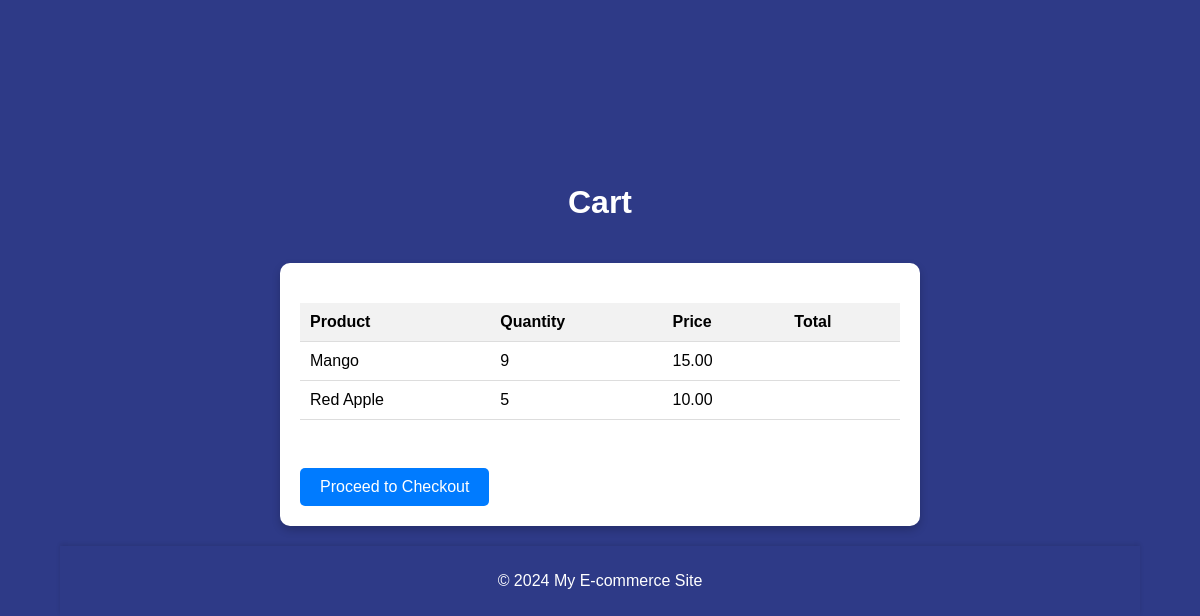
Page /Myecommerce/cart/ (signed in) on the committed database.
### Myecommerce/models.py (models this page shows, shortened)
class Cart(models.Model):
    user = models.ForeignKey(User, on_delete=models.CASCADE)
    product = models.ForeignKey(Product, on_delete=models.CASCADE)
    quantity = models.PositiveIntegerField(default=1)

class Product(models.Model):
    name = models.CharField(max_length=255)
    description = models.TextField()
    price = models.DecimalField(max_digits=10, decimal_places=2)
    category = models.ForeignKey('Category', on_delete=models.CASCADE)
    stock = models.PositiveIntegerField(default=0)
    image = models.ImageField(upload_to='products/', blank=True, null=True)

### Myecommerce/views.py (the view)
# urls.py: path('cart/', views.cart, name='cart'),
@login_required
def cart(request):
    cart_items = Cart.objects.filter(user=request.user)
    total = sum(item.product.price * item.quantity for item in cart_items)
    return render(request, 'Myecommerce/cart.html', {'cart_items': cart_items, 'total': total})

### Myecommerce/templates/myecommerce/cart.html (shortened to what this page needs)
<!DOCTYPE html>
<html lang="en">
<head>
    {% load static %}
    <link rel="stylesheet" type="text/css" href="{% static 'myecommerce/styles.css' %}">
</head>
<body>
    <header>
        <h1>Cart</h1>
    </header>
    <main class="cart">
        <table>
            <thead>
                <tr>
                    <th>Product</th>
                    <th>Quantity</th>
                    <th>Price</th>
                    <th>Total</th>
                </tr>
            </thead>
            <tbody>
                {% for item in cart_items %}
                    <tr>
                        <td>{{ item.product.name }}</td>
                        <td>{{ item.quantity }}</td>
                        <td>{{ item.product.price }}</td>
                        <td>{{ item.total_price }}</td>
                    </tr>
                {% endfor %}
            </tbody>
        </table>
        <h2>Total: {{ total }}</h2>
        <a href="{% url 'checkout' %}" class="btn">Proceed to Checkout</a>
    </main>
    <footer class="footer">
        <p>&copy; 2024 My E-commerce Site</p>
    </footer>
</body>
</html>

### Myecommerce/static/myecommerce/styles.css (style rules this page uses)
body { font-family: 'Arial', sans-serif; background-color: #2e3a87; margin: 0; padding: 0; color: white; display: flex; justify-content: center; align-items: center; flex-direction: column; min-height: 100vh; height: 100vh; }
h1, h2, h3, h4, h5, h6 { color: #fff; margin-top: 0; }
a { color: #007bff; text-decoration: none; font-weight: 500; transition: color 0.3s, text-decoration 0.3s; }
.footer { color: white; padding: 20px; text-align: center; position: relative; bottom: 0; width: 90%; box-shadow: 0 -2px 4px rgba(0, 0, 0, 0.1); }
.form-container, .cart, main { background: #fff; padding: 20px; border-radius: 10px; box-shadow: 0 4px 8px rgba(0, 0, 0, 0.2); color: black; width: 100%; max-width: 500px; margin: 20px; }
.cart { max-width: 600px; }
.cart table { width: 100%; border-collapse: collapse; margin-top: 20px; }
.cart table th, .cart table td { padding: 10px; text-align: left; border-bottom: 1px solid #ddd; }
.cart table th { background-color: #f2f2f2; }
.btn { display: inline-block; text-align: center; padding: 10px 20px; border-radius: 5px; background-color: #007bff; color: white; text-decoration: none; transition: background-color 0.3s; }
.header, .footer { color: white; padding: 10px 0; text-align: center; }

### rows in the picture
Cart: product.name "Mango", quantity "9", product.price "15.00"
Cart: product.name "Red Apple", quantity "5", product.price "10.00"
